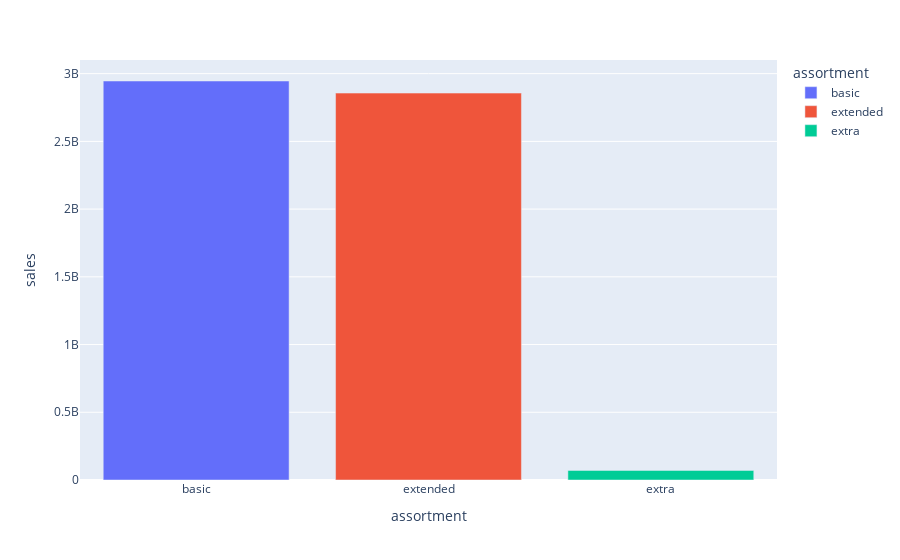

Notebook code cell kept with this figure:
### Markdown cell above
#### H.1 Lojas com maior sortimento deveriam vender mais
 - ***FALSA*** Lojas com MAIOR SORTIMENTO vendem MENOS

### Code cell
#comportanmento das vendas por tipo de assortment
aux = df3[['assortment', 'sales']].groupby(['assortment']).sum().reset_index()
fig = px.bar(aux, x='assortment', y = 'sales', color='assortment')
fig.show()

#analisando comportamento por semana a semana
aux2 = df3[['year_week' ,'assortment', 'sales']].groupby(['year_week' ,'assortment']).sum().reset_index()
aux2.pivot(index='year_week' ,columns='assortment' ,values='sales').plot()

#analisando comportamento por semana a semana - APENAS DO EXTRA
aux3 = aux2[aux2['assortment'] == 'extra']
aux3.pivot(index='year_week' ,columns='assortment' ,values='sales').plot()

### Figure 1 — Plotly figure (JSON) as saved in the notebook; plotly's stock layout.template omitted (floating-point values rounded to 4 significant figures)
{"data": [{"alignmentgroup": "True", "hovertemplate": "assortment=%{x}<br>sales=%{y}<extra></extra>", "legendgroup": "basic", "marker": {"color": "#636efa", "pattern": {"shape": ""}}, "name": "basic", "offsetgroup": "basic", "orientation": "v", "showlegend": true, "textposition": "auto", "type": "bar", "x": ["basic"], "xaxis": "x", "y": [2945750070], "yaxis": "y"}, {"alignmentgroup": "True", "hovertemplate": "assortment=%{x}<br>sales=%{y}<extra></extra>", "legendgroup": "extended", "marker": {"color": "#EF553B", "pattern": {"shape": ""}}, "name": "extended", "offsetgroup": "extended", "orientation": "v", "showlegend": true, "textposition": "auto", "type": "bar", "x": ["extended"], "xaxis": "x", "y": [2856484241], "yaxis": "y"}, {"alignmentgroup": "True", "hovertemplate": "assortment=%{x}<br>sales=%{y}<extra></extra>", "legendgroup": "extra", "marker": {"color": "#00cc96", "pattern": {"shape": ""}}, "name": "extra", "offsetgroup": "extra", "orientation": "v", "showlegend": true, "textposition": "auto", "type": "bar", "x": ["extra"], "xaxis": "x", "y": [70946312], "yaxis": "y"}], "layout": {"barmode": "relative", "legend": {"title": {"text": "assortment"}, "tracegroupgap": 0}, "margin": {"t": 60}, "xaxis": {"anchor": "y", "categoryarray": ["basic", "extended", "extra"], "categoryorder": "array", "domain": [0, 1], "title": {"text": "assortment"}}, "yaxis": {"anchor": "x", "domain": [0, 1], "title": {"text": "sales"}}}}
